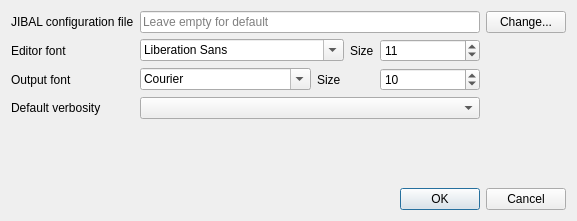
<?xml version="1.0" encoding="UTF-8"?>
<ui version="4.0">
 <class>PreferencesDialog</class>
 <widget class="QDialog" name="PreferencesDialog">
  <property name="geometry">
   <rect>
    <x>0</x>
    <y>0</y>
    <width>577</width>
    <height>221</height>
   </rect>
  </property>
  <property name="windowTitle">
   <string>Preferences</string>
  </property>
  <layout class="QGridLayout" name="gridLayout_2">
   <item row="0" column="0">
    <layout class="QGridLayout" name="gridLayout">
     <item row="4" column="0">
      <widget class="QLabel" name="label_6">
       <property name="text">
        <string>Output font</string>
       </property>
      </widget>
     </item>
     <item row="4" column="1">
      <layout class="QHBoxLayout" name="horizontalLayout_2">
       <item>
        <widget class="QFontComboBox" name="messageFontComboBox">
         <property name="minimumSize">
          <size>
           <width>150</width>
           <height>0</height>
          </size>
         </property>
         <property name="fontFilters">
          <set>QFontComboBox::MonospacedFonts</set>
         </property>
        </widget>
       </item>
       <item>
        <widget class="QLabel" name="label_7">
         <property name="text">
          <string>Size</string>
         </property>
        </widget>
       </item>
       <item>
        <widget class="QSpinBox" name="messagefontsizeSpinBox">
         <property name="minimumSize">
          <size>
           <width>100</width>
           <height>0</height>
          </size>
         </property>
         <property name="minimum">
          <number>5</number>
         </property>
         <property name="maximum">
          <number>24</number>
         </property>
         <property name="value">
          <number>10</number>
         </property>
        </widget>
       </item>
      </layout>
     </item>
     <item row="0" column="2">
      <widget class="QPushButton" name="jibalconfigurationfilechangePushButton">
       <property name="text">
        <string>Change...</string>
       </property>
      </widget>
     </item>
     <item row="0" column="0">
      <widget class="QLabel" name="label">
       <property name="text">
        <string>JIBAL configuration file</string>
       </property>
      </widget>
     </item>
     <item row="1" column="1">
      <layout class="QHBoxLayout" name="horizontalLayout">
       <item>
        <widget class="QFontComboBox" name="editorFontComboBox">
         <property name="minimumSize">
          <size>
           <width>150</width>
           <height>0</height>
          </size>
         </property>
         <property name="fontFilters">
          <set>QFontComboBox::AllFonts</set>
         </property>
        </widget>
       </item>
       <item>
        <widget class="QLabel" name="label_5">
         <property name="text">
          <string>Size</string>
         </property>
        </widget>
       </item>
       <item>
        <widget class="QSpinBox" name="editorfontsizeSpinBox">
         <property name="minimumSize">
          <size>
           <width>100</width>
           <height>0</height>
          </size>
         </property>
         <property name="minimum">
          <number>5</number>
         </property>
         <property name="maximum">
          <number>24</number>
         </property>
         <property name="value">
          <number>11</number>
         </property>
        </widget>
       </item>
      </layout>
     </item>
     <item row="0" column="1">
      <widget class="QLineEdit" name="jibalconfigurationfileLineEdit">
       <property name="placeholderText">
        <string>Leave empty for default</string>
       </property>
      </widget>
     </item>
     <item row="8" column="1">
      <spacer name="verticalSpacer">
       <property name="orientation">
        <enum>Qt::Vertical</enum>
       </property>
       <property name="sizeHint" stdset="0">
        <size>
         <width>20</width>
         <height>40</height>
        </size>
       </property>
      </spacer>
     </item>
     <item row="1" column="0">
      <widget class="QLabel" name="label_4">
       <property name="text">
        <string>Editor font</string>
       </property>
      </widget>
     </item>
     <item row="7" column="1">
      <widget class="QComboBox" name="verbosityComboBox"/>
     </item>
     <item row="7" column="0">
      <widget class="QLabel" name="label_2">
       <property name="text">
        <string>Default verbosity</string>
       </property>
      </widget>
     </item>
    </layout>
   </item>
   <item row="1" column="0">
    <widget class="QDialogButtonBox" name="buttonBox">
     <property name="orientation">
      <enum>Qt::Horizontal</enum>
     </property>
     <property name="standardButtons">
      <set>QDialogButtonBox::Cancel|QDialogButtonBox::Ok</set>
     </property>
    </widget>
   </item>
  </layout>
 </widget>
 <tabstops>
  <tabstop>jibalconfigurationfileLineEdit</tabstop>
  <tabstop>jibalconfigurationfilechangePushButton</tabstop>
  <tabstop>editorFontComboBox</tabstop>
  <tabstop>editorfontsizeSpinBox</tabstop>
  <tabstop>messageFontComboBox</tabstop>
  <tabstop>messagefontsizeSpinBox</tabstop>
 </tabstops>
 <resources/>
 <connections>
  <connection>
   <sender>buttonBox</sender>
   <signal>accepted()</signal>
   <receiver>PreferencesDialog</receiver>
   <slot>accept()</slot>
   <hints>
    <hint type="sourcelabel">
     <x>248</x>
     <y>254</y>
    </hint>
    <hint type="destinationlabel">
     <x>157</x>
     <y>274</y>
    </hint>
   </hints>
  </connection>
  <connection>
   <sender>buttonBox</sender>
   <signal>rejected()</signal>
   <receiver>PreferencesDialog</receiver>
   <slot>reject()</slot>
   <hints>
    <hint type="sourcelabel">
     <x>316</x>
     <y>260</y>
    </hint>
    <hint type="destinationlabel">
     <x>286</x>
     <y>274</y>
    </hint>
   </hints>
  </connection>
 </connections>
</ui>
